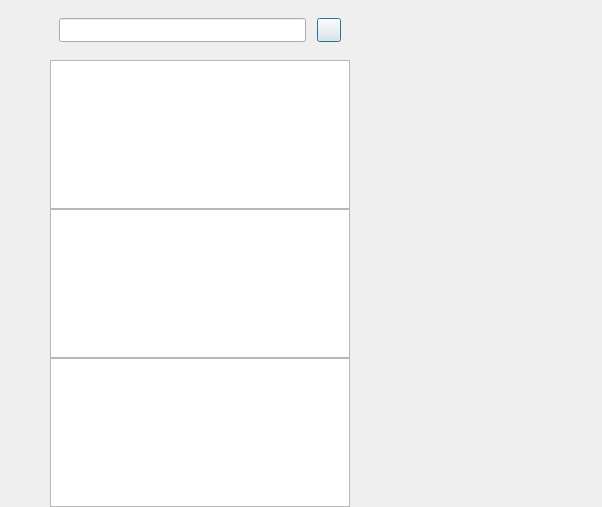
<?xml version="1.0" encoding="UTF-8"?>
<ui version="4.0">
 <class>ChatDialog</class>
 <widget class="QDialog" name="ChatDialog">
  <property name="geometry">
   <rect>
    <x>0</x>
    <y>0</y>
    <width>602</width>
    <height>507</height>
   </rect>
  </property>
  <property name="windowTitle">
   <string>Dialog</string>
  </property>
  <layout class="QHBoxLayout" name="horizontalLayout">
   <property name="spacing">
    <number>0</number>
   </property>
   <property name="leftMargin">
    <number>0</number>
   </property>
   <property name="topMargin">
    <number>0</number>
   </property>
   <property name="rightMargin">
    <number>0</number>
   </property>
   <property name="bottomMargin">
    <number>0</number>
   </property>
   <item>
    <widget class="QWidget" name="side_bar" native="true">
     <property name="sizePolicy">
      <sizepolicy hsizetype="Fixed" vsizetype="Expanding">
       <horstretch>0</horstretch>
       <verstretch>0</verstretch>
      </sizepolicy>
     </property>
     <property name="minimumSize">
      <size>
       <width>50</width>
       <height>0</height>
      </size>
     </property>
     <property name="maximumSize">
      <size>
       <width>50</width>
       <height>16777215</height>
      </size>
     </property>
     <layout class="QVBoxLayout" name="verticalLayout_4">
      <property name="spacing">
       <number>30</number>
      </property>
      <property name="leftMargin">
       <number>10</number>
      </property>
      <property name="topMargin">
       <number>30</number>
      </property>
      <property name="rightMargin">
       <number>0</number>
      </property>
      <property name="bottomMargin">
       <number>0</number>
      </property>
      <item>
       <widget class="QWidget" name="widget_2" native="true">
        <property name="minimumSize">
         <size>
          <width>29</width>
          <height>29</height>
         </size>
        </property>
        <layout class="QVBoxLayout" name="verticalLayout_5">
         <property name="spacing">
          <number>30</number>
         </property>
         <property name="leftMargin">
          <number>0</number>
         </property>
         <property name="topMargin">
          <number>0</number>
         </property>
         <property name="rightMargin">
          <number>0</number>
         </property>
         <property name="bottomMargin">
          <number>0</number>
         </property>
         <item>
          <widget class="QLabel" name="side_head_lb">
           <property name="minimumSize">
            <size>
             <width>35</width>
             <height>35</height>
            </size>
           </property>
           <property name="maximumSize">
            <size>
             <width>35</width>
             <height>35</height>
            </size>
           </property>
           <property name="text">
            <string/>
           </property>
          </widget>
         </item>
         <item>
          <widget class="StateWidget" name="side_chat_lb" native="true">
           <property name="minimumSize">
            <size>
             <width>34</width>
             <height>34</height>
            </size>
           </property>
           <property name="maximumSize">
            <size>
             <width>34</width>
             <height>34</height>
            </size>
           </property>
          </widget>
         </item>
         <item>
          <widget class="StateWidget" name="side_contact_lb" native="true">
           <property name="minimumSize">
            <size>
             <width>34</width>
             <height>34</height>
            </size>
           </property>
           <property name="maximumSize">
            <size>
             <width>34</width>
             <height>34</height>
            </size>
           </property>
          </widget>
         </item>
         <item>
          <widget class="StateWidget" name="side_schedule_lb" native="true">
           <property name="minimumSize">
            <size>
             <width>34</width>
             <height>34</height>
            </size>
           </property>
           <property name="maximumSize">
            <size>
             <width>34</width>
             <height>34</height>
            </size>
           </property>
          </widget>
         </item>
         <item>
          <widget class="StateWidget" name="side_settings_lb" native="true">
           <property name="minimumSize">
            <size>
             <width>34</width>
             <height>34</height>
            </size>
           </property>
           <property name="maximumSize">
            <size>
             <width>34</width>
             <height>34</height>
            </size>
           </property>
          </widget>
         </item>
        </layout>
       </widget>
      </item>
      <item>
       <widget class="QWidget" name="widget" native="true"/>
      </item>
      <item>
       <spacer name="verticalSpacer">
        <property name="orientation">
         <enum>Qt::Vertical</enum>
        </property>
        <property name="sizeHint" stdset="0">
         <size>
          <width>20</width>
          <height>40</height>
         </size>
        </property>
       </spacer>
      </item>
     </layout>
    </widget>
   </item>
   <item>
    <widget class="QWidget" name="chat_user_wid" native="true">
     <property name="sizePolicy">
      <sizepolicy hsizetype="Preferred" vsizetype="Expanding">
       <horstretch>0</horstretch>
       <verstretch>0</verstretch>
      </sizepolicy>
     </property>
     <property name="minimumSize">
      <size>
       <width>300</width>
       <height>0</height>
      </size>
     </property>
     <property name="maximumSize">
      <size>
       <width>340</width>
       <height>16777215</height>
      </size>
     </property>
     <layout class="QVBoxLayout" name="verticalLayout">
      <property name="spacing">
       <number>0</number>
      </property>
      <property name="leftMargin">
       <number>0</number>
      </property>
      <property name="topMargin">
       <number>0</number>
      </property>
      <property name="rightMargin">
       <number>0</number>
      </property>
      <property name="bottomMargin">
       <number>0</number>
      </property>
      <item>
       <widget class="QWidget" name="search_wid" native="true">
        <property name="minimumSize">
         <size>
          <width>0</width>
          <height>60</height>
         </size>
        </property>
        <property name="maximumSize">
         <size>
          <width>16777215</width>
          <height>60</height>
         </size>
        </property>
        <layout class="QHBoxLayout" name="horizontalLayout_2">
         <property name="spacing">
          <number>6</number>
         </property>
         <property name="leftMargin">
          <number>9</number>
         </property>
         <property name="topMargin">
          <number>9</number>
         </property>
         <property name="rightMargin">
          <number>9</number>
         </property>
         <property name="bottomMargin">
          <number>9</number>
         </property>
         <item>
          <widget class="CustomizeEdit" name="search_edit">
           <property name="minimumSize">
            <size>
             <width>0</width>
             <height>24</height>
            </size>
           </property>
           <property name="maximumSize">
            <size>
             <width>16777215</width>
             <height>24</height>
            </size>
           </property>
          </widget>
         </item>
         <item>
          <spacer name="horizontalSpacer">
           <property name="orientation">
            <enum>Qt::Horizontal</enum>
           </property>
           <property name="sizeType">
            <enum>QSizePolicy::Fixed</enum>
           </property>
           <property name="sizeHint" stdset="0">
            <size>
             <width>5</width>
             <height>20</height>
            </size>
           </property>
          </spacer>
         </item>
         <item>
          <widget class="ClickedBtn" name="add_btn">
           <property name="minimumSize">
            <size>
             <width>24</width>
             <height>24</height>
            </size>
           </property>
           <property name="maximumSize">
            <size>
             <width>24</width>
             <height>24</height>
            </size>
           </property>
           <property name="text">
            <string/>
           </property>
          </widget>
         </item>
        </layout>
       </widget>
      </item>
      <item>
       <widget class="SearchList" name="search_list"/>
      </item>
      <item>
       <widget class="ChatUserList" name="chat_user_list">
        <property name="minimumSize">
         <size>
          <width>0</width>
          <height>0</height>
         </size>
        </property>
        <property name="maximumSize">
         <size>
          <width>16777215</width>
          <height>16777215</height>
         </size>
        </property>
       </widget>
      </item>
      <item>
       <widget class="ContactUserList" name="con_user_list"/>
      </item>
     </layout>
    </widget>
   </item>
   <item>
    <widget class="QStackedWidget" name="stackedWidget">
     <property name="minimumSize">
      <size>
       <width>50</width>
       <height>0</height>
      </size>
     </property>
     <property name="currentIndex">
      <number>2</number>
     </property>
     <widget class="ChatPage" name="chat_page"/>
     <widget class="ApplyFriendPage" name="friend_apply_page"/>
     <widget class="FriendInfoPage" name="friend_info_page"/>
     <widget class="UserInfoPage" name="user_info_page"/>
     <widget class="SchedulePage" name="schedule_page"/>
    </widget>
   </item>
  </layout>
 </widget>
 <customwidgets>
  <customwidget>
   <class>CustomizeEdit</class>
   <extends>QLineEdit</extends>
   <header>customizeedit.h</header>
  </customwidget>
  <customwidget>
   <class>ClickedBtn</class>
   <extends>QPushButton</extends>
   <header>clickedbtn.h</header>
  </customwidget>
  <customwidget>
   <class>ChatUserList</class>
   <extends>QListWidget</extends>
   <header>chatuserlist.h</header>
  </customwidget>
  <customwidget>
   <class>SearchList</class>
   <extends>QListWidget</extends>
   <header>searchlist.h</header>
  </customwidget>
  <customwidget>
   <class>ContactUserList</class>
   <extends>QListWidget</extends>
   <header location="global">contactuserlist.h</header>
  </customwidget>
  <customwidget>
   <class>ApplyFriendPage</class>
   <extends>QWidget</extends>
   <header location="global">applyfriendpage.h</header>
   <container>1</container>
  </customwidget>
  <customwidget>
   <class>ChatPage</class>
   <extends>QWidget</extends>
   <header location="global">chatpage.h</header>
   <container>1</container>
  </customwidget>
  <customwidget>
   <class>StateWidget</class>
   <extends>QWidget</extends>
   <header location="global">statewidget.h</header>
   <container>1</container>
  </customwidget>
  <customwidget>
   <class>FriendInfoPage</class>
   <extends>QWidget</extends>
   <header location="global">friendinfopage.h</header>
   <container>1</container>
  </customwidget>
  <customwidget>
   <class>UserInfoPage</class>
   <extends>QWidget</extends>
   <header location="global">userinfopage.h</header>
   <container>1</container>
  </customwidget>
  <customwidget>
   <class>SchedulePage</class>
   <extends>QWidget</extends>
   <header location="global">schedulepage.h</header>
   <container>1</container>
  </customwidget>
 </customwidgets>
 <resources/>
 <connections/>
</ui>
